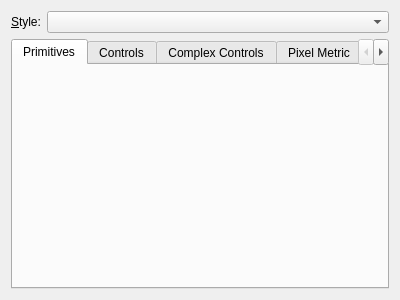
<?xml version="1.0" encoding="UTF-8"?>
<ui version="4.0">
 <class>GammaRay::StyleInspector</class>
 <widget class="QWidget" name="GammaRay::StyleInspector">
  <property name="geometry">
   <rect>
    <x>0</x>
    <y>0</y>
    <width>400</width>
    <height>300</height>
   </rect>
  </property>
  <layout class="QVBoxLayout" name="verticalLayout">
   <item>
    <layout class="QHBoxLayout" name="horizontalLayout">
     <item>
      <widget class="QLabel" name="label">
       <property name="sizePolicy">
        <sizepolicy hsizetype="Maximum" vsizetype="Preferred">
         <horstretch>0</horstretch>
         <verstretch>0</verstretch>
        </sizepolicy>
       </property>
       <property name="text">
        <string>&amp;Style:</string>
       </property>
       <property name="buddy">
        <cstring>styleSelector</cstring>
       </property>
      </widget>
     </item>
     <item>
      <widget class="QComboBox" name="styleSelector"/>
     </item>
    </layout>
   </item>
   <item>
    <widget class="QTabWidget" name="tabWidget">
     <property name="currentIndex">
      <number>0</number>
     </property>
     <widget class="QWidget" name="tab_4">
      <attribute name="title">
       <string>Primitives</string>
      </attribute>
      <layout class="QVBoxLayout" name="verticalLayout_5">
       <item>
        <widget class="GammaRay::StyleElementStateTablePage" name="primitivePage" native="true"/>
       </item>
      </layout>
     </widget>
     <widget class="QWidget" name="tab_5">
      <attribute name="title">
       <string>Controls</string>
      </attribute>
      <layout class="QVBoxLayout" name="verticalLayout_6">
       <item>
        <widget class="GammaRay::StyleElementStateTablePage" name="controlPage" native="true"/>
       </item>
      </layout>
     </widget>
     <widget class="QWidget" name="tab_6">
      <attribute name="title">
       <string>Complex Controls</string>
      </attribute>
      <layout class="QVBoxLayout" name="verticalLayout_7">
       <item>
        <widget class="GammaRay::StyleElementStateTablePage" name="complexControlPage" native="true"/>
       </item>
      </layout>
     </widget>
     <widget class="QWidget" name="tab">
      <attribute name="title">
       <string>Pixel Metric</string>
      </attribute>
      <layout class="QVBoxLayout" name="verticalLayout_2">
       <item>
        <widget class="QTreeView" name="pixelMetricView">
         <property name="rootIsDecorated">
          <bool>false</bool>
         </property>
         <property name="uniformRowHeights">
          <bool>true</bool>
         </property>
        </widget>
       </item>
      </layout>
     </widget>
     <widget class="QWidget" name="tab_2">
      <attribute name="title">
       <string>Standard Icons</string>
      </attribute>
      <layout class="QVBoxLayout" name="verticalLayout_3">
       <item>
        <widget class="QTreeView" name="standardIconView">
         <property name="rootIsDecorated">
          <bool>false</bool>
         </property>
         <property name="uniformRowHeights">
          <bool>true</bool>
         </property>
        </widget>
       </item>
      </layout>
     </widget>
     <widget class="QWidget" name="tab_3">
      <attribute name="title">
       <string>Standard Palette</string>
      </attribute>
      <layout class="QVBoxLayout" name="verticalLayout_4">
       <item>
        <widget class="QTreeView" name="standardPaletteView">
         <property name="rootIsDecorated">
          <bool>false</bool>
         </property>
         <property name="uniformRowHeights">
          <bool>true</bool>
         </property>
        </widget>
       </item>
      </layout>
     </widget>
    </widget>
   </item>
  </layout>
 </widget>
 <customwidgets>
  <customwidget>
   <class>GammaRay::StyleElementStateTablePage</class>
   <extends>QWidget</extends>
   <header>styleelementstatetablepage.h</header>
   <container>1</container>
  </customwidget>
 </customwidgets>
 <resources/>
 <connections/>
</ui>
